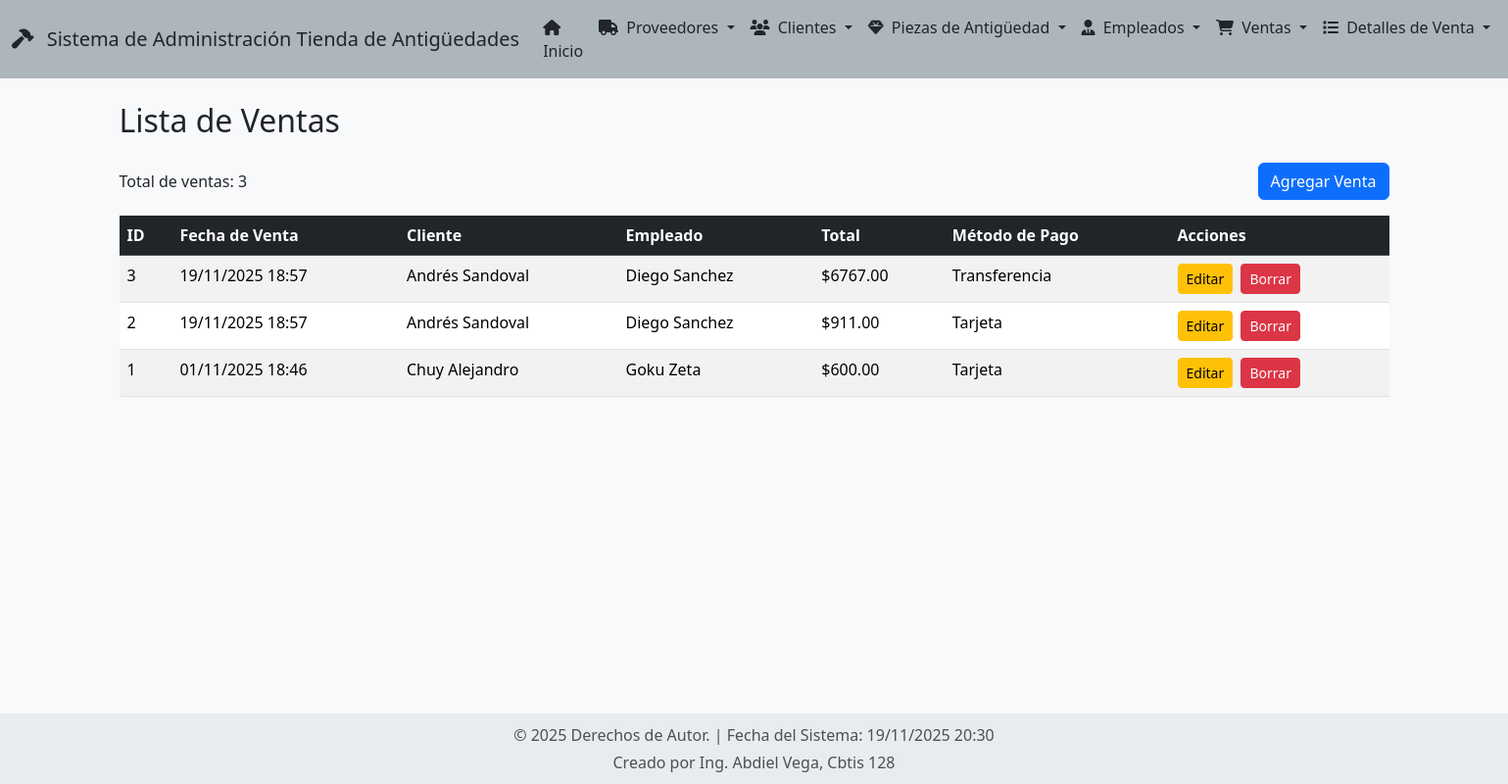
/ventas/, run on the app's committed database.
### app_Antiguedades/models.py (models this page shows, shortened)
class Venta(models.Model):
    METODOS_PAGO = [
        ('efectivo', 'Efectivo'),
        ('tarjeta', 'Tarjeta'),
        ('transferencia', 'Transferencia'),
    ]
    fecha_venta = models.DateTimeField(auto_now_add=True, verbose_name="Fecha de venta")
    total = models.DecimalField(max_digits=12, decimal_places=2, verbose_name="Total")
    metodo_pago = models.CharField(max_length=20, choices=METODOS_PAGO, verbose_name="Método de pago")
    empleado = models.ForeignKey(
        Empleado,
        on_delete=models.CASCADE,
        related_name='ventas',
        verbose_name="Empleado"
    )
    cliente = models.ForeignKey(
        Cliente,
        on_delete=models.CASCADE,
        related_name='ventas',
        verbose_name="Cliente"
    )
    class Meta:
        verbose_name = "Venta"
        verbose_name_plural = "Ventas"
        ordering = ['-fecha_venta']

class Cliente(models.Model):
    ESTADOS_CIVILES = [
        ('S', 'Soltero/a'),
        ('C', 'Casado/a'),
        ('V', 'Viudo/a'),
        ('D', 'Divorciado/a'),
    ]
    nombre = models.CharField(max_length=100, verbose_name="Nombre completo")
    email = models.EmailField(unique=True, verbose_name="Correo electrónico")
    telefono = models.CharField(max_length=15, verbose_name="Teléfono", blank=True, null=True)
    direccion = models.TextField(verbose_name="Dirección")
    fecha_registro = models.DateField(auto_now_add=True, verbose_name="Fecha de registro")
    estado_civil = models.CharField(max_length=1, choices=ESTADOS_CIVILES, verbose_name="Estado civil")
    es_coleccionista = models.BooleanField(default=False, verbose_name="Es coleccionista")
    proveedores_favoritos = models.ManyToManyField(
        Proveedor,
        through='ClienteProveedor',
        related_name='clientes',
        verbose_name="Proveedores favoritos",
        blank=True
    )
    class Meta:
        verbose_name = "Cliente"
        verbose_name_plural = "Clientes"
        ordering = ['nombre']

class Empleado(models.Model):
    nombre = models.CharField(max_length=100, verbose_name="Nombre")
    apellido = models.CharField(max_length=100, verbose_name="Apellido")
    puesto = models.CharField(max_length=100, verbose_name="Puesto")
    salario = models.DecimalField(max_digits=10, decimal_places=2, verbose_name="Salario")
    telefono = models.CharField(max_length=15, verbose_name="Teléfono", blank=True, null=True)
    class Meta:
        verbose_name = "Empleado"
        verbose_name_plural = "Empleados"
        ordering = ['apellido', 'nombre']

### app_Antiguedades/views.py (the view)
# urls.py: path('ventas/', views.ver_ventas, name='ver_ventas'),
def ver_ventas(request):
    ventas = Venta.objects.all()
    return render(request, 'venta/ver_ventas.html', {'ventas': ventas})

### app_Antiguedades/templates/venta/ver_ventas.html (shortened to what this page needs)
{% extends "base.html" %}
{% block content %}
<h2 class="mb-4">Lista de Ventas</h2>
<div class="d-flex justify-content-between align-items-center mb-3">
    <p class="mb-0">Total de ventas: {{ ventas|length }}</p>
    <a href="{% url 'agregar_venta' %}" class="btn btn-primary">Agregar Venta</a>
</div>
<div class="table-responsive">
    <table class="table table-striped table-hover">
        <thead class="table-dark">
            <tr>
                <th>ID</th>
                <th>Fecha de Venta</th>
                <th>Cliente</th>
                <th>Empleado</th>
                <th>Total</th>
                <th>Método de Pago</th>
                <th>Acciones</th>
            </tr>
        </thead>
        <tbody>
            {% for venta in ventas %}
            <tr>
                <td>{{ venta.id }}</td>
                <td>{{ venta.fecha_venta|date:"d/m/Y H:i" }}</td>
                <td>{{ venta.cliente.nombre }}</td>
                <td>{{ venta.empleado.nombre }} {{ venta.empleado.apellido }}</td>
                <td>${{ venta.total }}</td>
                <td>{{ venta.get_metodo_pago_display }}</td>
                <td>
                    <a href="{% url 'actualizar_venta' venta.id %}" class="btn btn-sm btn-warning me-1">Editar</a>
                    <a href="{% url 'borrar_venta' venta.id %}" class="btn btn-sm btn-danger">Borrar</a>
                </td>
            </tr>
            {% empty %}
            <tr>
                <td colspan="7" class="text-center">No hay ventas registradas.</td>
            </tr>
            {% endfor %}
        </tbody>
    </table>
</div>
{% endblock %}

### app_Antiguedades/templates/base.html (style rules this page uses)
body { background-color: #f8f9fa; min-height: 100vh; display: flex; flex-direction: column; }

### data on the page
Venta: id "3", fecha_venta "19/11/2025 18:57", cliente.nombre "Andrés Sandoval", empleado.nombre "Diego", empleado.apellido "Sanchez", total "6767.00", metodo_pago "Transferencia"
Venta: id "2", fecha_venta "19/11/2025 18:57", cliente.nombre "Andrés Sandoval", empleado.nombre "Diego", empleado.apellido "Sanchez", total "911.00", metodo_pago "Tarjeta"
Venta: id "1", fecha_venta "01/11/2025 18:46", cliente.nombre "Chuy Alejandro", empleado.nombre "Goku", empleado.apellido "Zeta", total "600.00", metodo_pago "Tarjeta"

### other printed values
{{ ventas|length }} "3"
